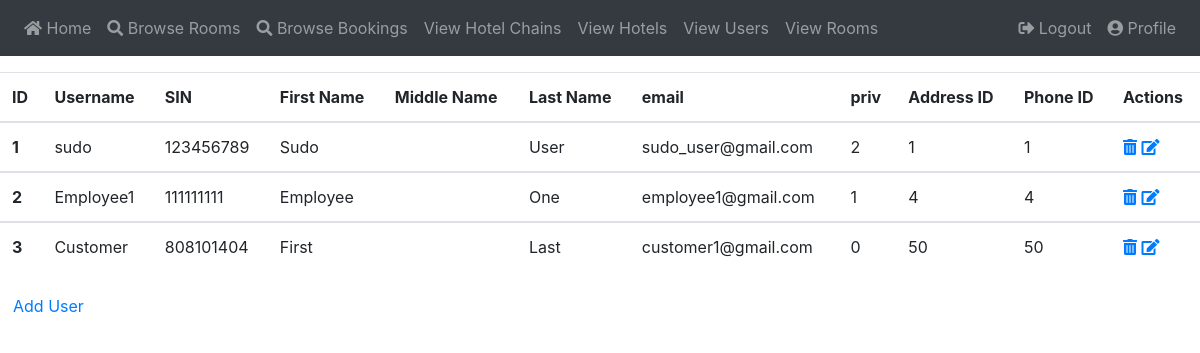
The app's page /view_users (signed in), older data.
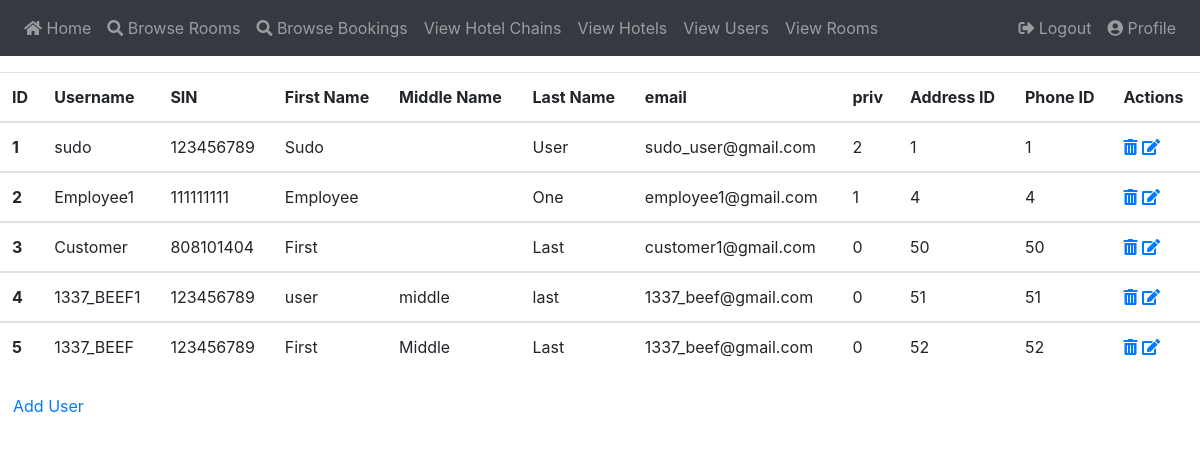
The same page, newer data.
### app/models.py (models this page shows, shortened)
class User(UserMixin, db.Model):
    id          = db.Column(db.Integer, primary_key = True)
    username    = db.Column(db.String(64), index = True, unique = True)
    pwd_hash    = db.Column(db.String(128))
    sin         = db.Column(db.Integer, nullable = False)
    first_name  = db.Column(db.String(32), nullable = False)
    middle_name = db.Column(db.String(32), nullable = True)
    last_name   = db.Column(db.String(32), nullable = False)
    email       = db.Column(db.String(128), nullable = False)
    priv        = db.Column(db.Integer, nullable = False, default = 0)
    address     = db.Column(db.Integer, db.ForeignKey('addr.id'))
    phone       = db.Column(db.Integer, db.ForeignKey('phone.id'))

### app/routes.py (the view)
@app.route("/view_users")
@login_required
def view_users():
    users = User.query.all()
    return render_template("view_users.html", users = users)

### app/models.py (called while the page is built)
@login.user_loader
def load_user(id):
    return User.query.get(int(id))

### app/templates/view_users.html
{% extends "base.html" %}
{% block content %}
    <table class="table">
        <thead>
            <tr>
                <th scope="col">ID</th>
                <th scope="col">Username</th>
                <th scope="col">SIN</th>
                <th scope="col">First Name</th>
                <th scope="col">Middle Name</th>
                <th scope="col">Last Name</th>
                <th scope="col">email</th>
                {% if current_user.priv > 1 %}
                    <th scope="col">priv</th>
                {% endif %}
                <th scope="col">Address ID</th>
                <th scope="col">Phone ID</th>
                <th scope="col">Actions</th>
            </tr>
        </thead>
    {% for u in users %}
        <tbody>
            <tr>
                <th scope="row">{{ u.id }}</th>
                <td>{{ u.username }}</td>
                <td>{{ u.sin }}</td>
                <td>{{ u.first_name }}</td>
                <td>{{ u.middle_name }}</td>
                <td>{{ u.last_name }}</td>
                <td>{{ u.email }}</td>
                {% if current_user.priv > 1 %}
                    <td>{{ u.priv }}</td>
                {% endif %}
                <td>{{ u.address }}</td>
                <td>{{ u.phone }}</td>
                <td>
                    {% if current_user.priv == 2 %}
                        <a href="{{ url_for('delete_user', user_id=u.id) }}"><span class="fa fa-trash-alt"></span></a>
                        <a href="{{ url_for('edit_user', username=u.username) }}"><span class="fa fa-edit"></span></a>
                    {% endif %}
                </td>
            </tr>
        </tbody>
    {% endfor %}
    </table>
    <a href="{{ url_for('add_user') }}" class="btn btn-green">Add User</a>
{% endblock %}

Row changes from the older to the newer data that the page shows:
added User: id "4", username "1337_BEEF1", sin "123456789", first_name "user", middle_name "middle", last_name "last", email "1337_beef@gmail.com", priv "0", address "51", phone "51"
added User: id "5", username "1337_BEEF", sin "123456789", first_name "First", middle_name "Middle", last_name "Last", email "1337_beef@gmail.com", priv "0", address "52", phone "52"
